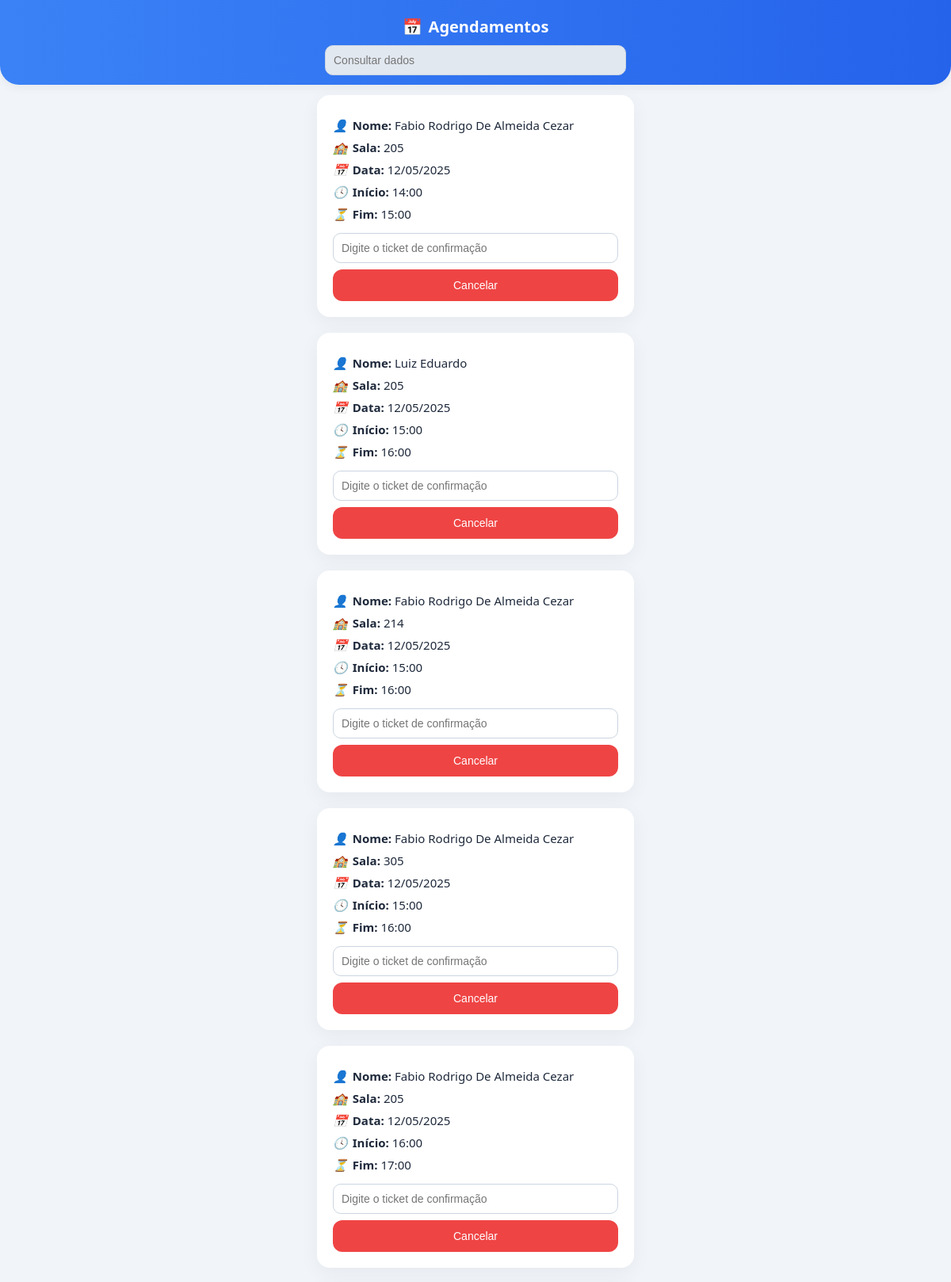
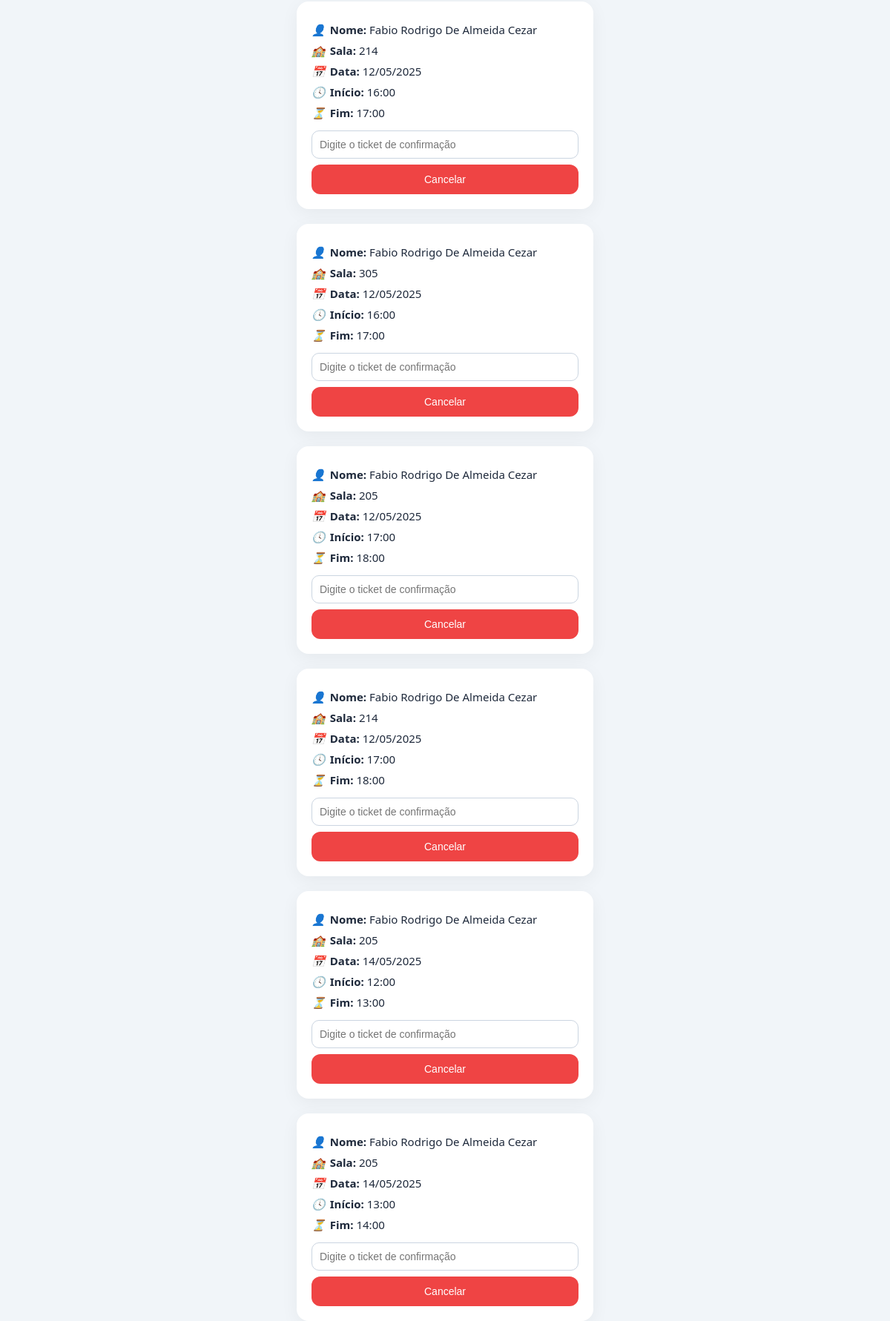
/meus-agendamentos (upper part), run on the app's committed database (2 pictures, top to bottom).
### app/agendamento.py (models this page shows)
class Agendamento(db.Model):
    id = db.Column(db.Integer, primary_key=True)
    nome = db.Column(db.String(100), nullable=False)
    sala = db.Column(db.String(10), nullable=False)
    data = db.Column(db.String(10), nullable=False)
    inicio = db.Column(db.DateTime, nullable=False)
    fim = db.Column(db.DateTime, nullable=False)
    ticket = db.Column(db.String(12), unique=True, nullable=False, default=lambda: uuid.uuid4().hex[:8])

### app/agendamento.py (the view)
@app.route("/meus-agendamentos")
def meus_agendamentos():
    nome = request.args.get("nome", "").strip()
    if nome:
        agendamentos = Agendamento.query.filter(
            Agendamento.nome.ilike(f"%{nome}%")
        ).order_by(Agendamento.data, Agendamento.inicio).all()
    else:
        agendamentos = Agendamento.query.order_by(Agendamento.data, Agendamento.inicio).all()
    for a in agendamentos:
        try:
            a.data_formatada = datetime.strptime(a.data, "%Y-%m-%d").strftime("%d/%m/%Y")
        except ValueError:
            a.data_formatada = a.data
    return render_template("meus_agendamentos.html", agendamentos=agendamentos)

### app/agendamento.py (called while the page is built)
@app.after_request
def add_header(response):
    response.headers["Cache-Control"] = "no-store, no-cache, must-revalidate, max-age=0"
    return response

### app/templates/meus_agendamentos.html (shortened to what this page needs)
<!DOCTYPE html>
<html lang="pt-BR">
<head>
</head>
<body>
  <div class="top-bar">
    <div class="titulo">📅 <strong>Agendamentos</strong></div>
    <input type="text" id="pesquisa" placeholder="Consultar dados" onkeyup="filtrarAgendamentos()">
  </div>
  {% if agendamentos %}
    {% for a in agendamentos %}
      <div class="card" data-nome="{{ a.nome|lower }}">
        <p><i>👤</i><strong>Nome:</strong> {{ a.nome }}</p>
        <p><i>🏫</i><strong>Sala:</strong> {{ a.sala }}</p>
        <p><i>📅</i><strong>Data:</strong> {{ a.data_formatada }}</p>
        <p><i>🕓</i><strong>Início:</strong> {{ a.inicio.strftime('%H:%M') }}</p>
        <p><i>⏳</i><strong>Fim:</strong> {{ a.fim.strftime('%H:%M') }}</p>
        <form method="POST" action="{{ url_for('cancelar_por_ticket', id=a.id) }}">
          <input type="text" name="ticket" placeholder="Digite o ticket de confirmação" required>
          <button type="submit">Cancelar</button>
        </form>
      </div>
    {% endfor %}
  {% else %}
    <p style="color: #475569; margin-top: 60px;">Nenhum agendamento encontrado para esse nome.</p>
  {% endif %}
</body>
</html>

### app/templates/meus_agendamentos.html (style rules this page uses)
* { box-sizing: border-box; }
body { font-family: 'Segoe UI', sans-serif; background-color: #f1f5f9; margin: 0; padding: 0; text-align: center; padding-top: 100px; padding-bottom: 80px; }
.top-bar { position: fixed; top: 0; left: 0; right: 0; background: linear-gradient(to right, #3b82f6, #2563eb); color: white; padding: 20px 16px 12px; font-size: 18px; font-weight: 500; display: flex; flex-direction: column; align-items: center; z-index: 1000; border-bottom-left-radius: 24px; border-bottom-right-radius: 24px; box-shadow: 0 4px 12px rgba(0, 0, 0, 0.05); }
.top-bar .titulo { font-size: 20px; display: flex; align-items: center; gap: 8px; margin-bottom: 10px; }
.top-bar input { padding: 10px 14px; border-radius: 12px; border: none; width: 100%; max-width: 380px; font-size: 14px; background: #e2e8f0; transition: all 0.2s ease; }
.card { background: #ffffff; border-radius: 16px; box-shadow: 0 6px 24px rgba(0, 0, 0, 0.05); padding: 20px; max-width: 400px; margin: 20px auto; text-align: left; animation: fadeInUp 0.4s ease both; }
.card p { font-size: 15px; margin: 8px 0; color: #1e293b; }
.card p strong { font-weight: 600; }
.card p i { margin-right: 6px; }
form { margin-top: 14px; display: flex; flex-direction: column; gap: 8px; }
input[type="text"] { padding: 10px; border-radius: 10px; border: 1px solid #cbd5e1; font-size: 14px; }
button { background: #ef4444; color: white; border: none; padding: 12px; font-size: 14px; border-radius: 12px; cursor: pointer; transition: transform 0.15s ease, box-shadow 0.15s ease; }

### data on the page
Agendamento: nome "Fabio Rodrigo De Almeida Cezar", sala "205", data_formatada "12/05/2025", inicio "14:00", fim "15:00"
Agendamento: nome "Luiz Eduardo", sala "205", data_formatada "12/05/2025", inicio "15:00", fim "16:00"
Agendamento: nome "Fabio Rodrigo De Almeida Cezar", sala "214", data_formatada "12/05/2025", inicio "15:00", fim "16:00"
Agendamento: nome "Fabio Rodrigo De Almeida Cezar", sala "305", data_formatada "12/05/2025", inicio "15:00", fim "16:00"
Agendamento: nome "Fabio Rodrigo De Almeida Cezar", sala "205", data_formatada "12/05/2025", inicio "16:00", fim "17:00"
Agendamento: nome "Fabio Rodrigo De Almeida Cezar", sala "214", data_formatada "12/05/2025", inicio "16:00", fim "17:00"
Agendamento: nome "Fabio Rodrigo De Almeida Cezar", sala "305", data_formatada "12/05/2025", inicio "16:00", fim "17:00"
Agendamento: nome "Fabio Rodrigo De Almeida Cezar", sala "205", data_formatada "12/05/2025", inicio "17:00", fim "18:00"
Agendamento: nome "Fabio Rodrigo De Almeida Cezar", sala "214", data_formatada "12/05/2025", inicio "17:00", fim "18:00"
Agendamento: nome "Fabio Rodrigo De Almeida Cezar", sala "205", data_formatada "14/05/2025", inicio "12:00", fim "13:00"
Agendamento: nome "Fabio Rodrigo De Almeida Cezar", sala "205", data_formatada "14/05/2025", inicio "13:00", fim "14:00"
